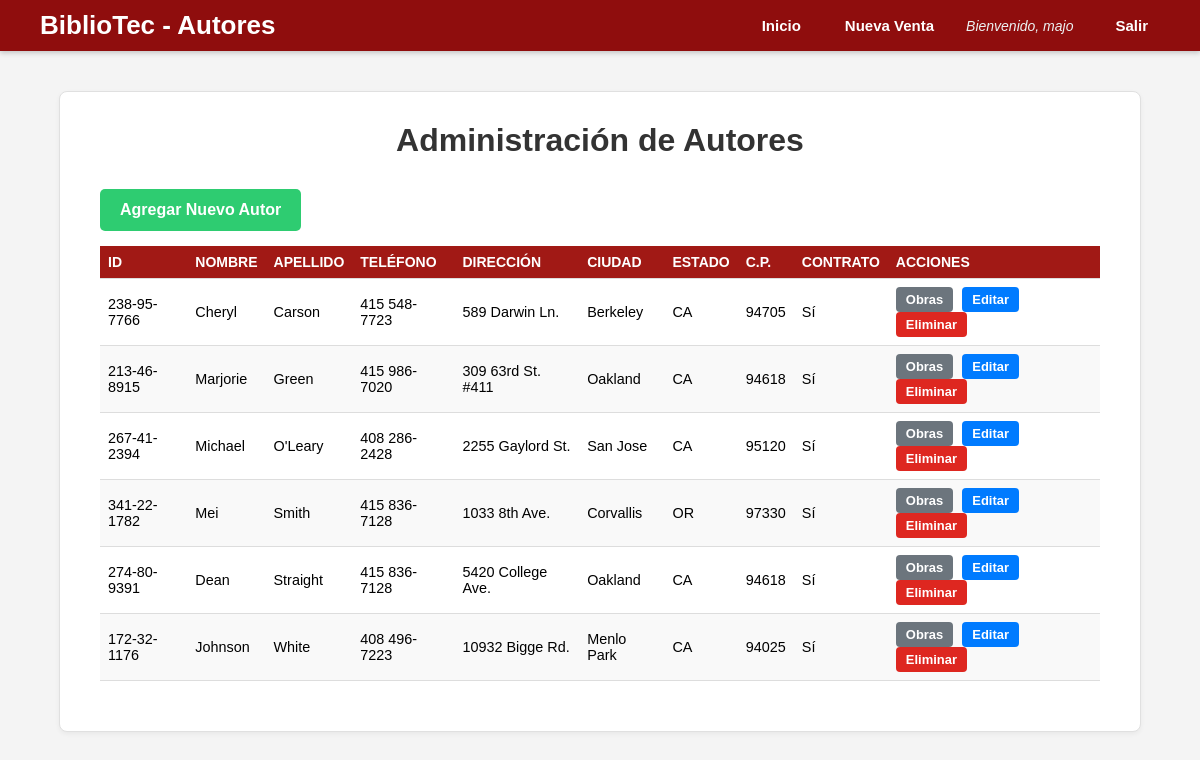
The page /autores.php (signed in) on the database its author committed.
### tables this page shows
CREATE TABLE `authors` (
  `au_id` varchar(11) NOT NULL,
  `au_lname` varchar(40) NOT NULL,
  `au_fname` varchar(20) NOT NULL,
  `phone` char(12) NOT NULL DEFAULT 'UNKNOWN',
  `address` varchar(40) DEFAULT NULL,
  `city` varchar(20) DEFAULT NULL,
  `state` char(2) DEFAULT NULL,
  `zip` char(5) DEFAULT NULL,
  `contract` tinyint(1) NOT NULL
);

### autores.php (the view, shortened to what this page needs)
<?php
require 'conexion.php';
try {
    $sql = "SELECT au_id, au_fname, au_lname, phone, address, city, state, zip, contract FROM authors ORDER BY au_lname ASC";
    $stmt = $pdo->query($sql);
    $autores = $stmt->fetchAll(PDO::FETCH_ASSOC);
} catch (PDOException $e) {
    $autores = [];
    $error_message = "Error al cargar autores: " . $e->getMessage();
}
?>
<!DOCTYPE html>
<html lang="es">
<head>
    <link rel="stylesheet" href="estilo.css">
</head>
<body>
    <header>
        <div class="header-container">
            <h1>BiblioTec - Autores</h1>
            <nav>
                <ul>
                    <li><a href="dashboard.php">Inicio</a></li>
                    <li><a href="ventas.php">Nueva Venta</a></li>
                    <li class="user-welcome">
                        Bienvenido, <?php echo htmlspecialchars($_SESSION['user_name']); ?>
                    </li>
                    <li><a href="logout.php">Salir</a></li>
                </ul>
            </nav>
        </div>
    </header>
    <main class="main-content">
        <div class="table-container">
            <h2>Administración de Autores</h2>
            <div style="margin-bottom: 15px;">
                <a href="insertar_autor.php" class="btn-dashboard btn-venta">Agregar Nuevo Autor</a>
            </div>
            <table class="history-table">
                <thead>
                    <tr>
                        <th>ID</th>
                        <th>Nombre</th>
                        <th>Apellido</th>
                        <th>Teléfono</th>
                        <th>Dirección</th>
                        <th>Ciudad</th>
                        <th>Estado</th>
                        <th>C.P.</th>
                        <th>Contrato</th>
                        <th>Acciones</th>
                    </tr>
                </thead>
                <tbody>
                    <?php if (count($autores) > 0): ?>
                        <?php foreach ($autores as $row): ?>
                            <tr>
                                <td><?php echo htmlspecialchars($row['au_id']); ?></td>
                                <td><?php echo htmlspecialchars($row['au_fname']); ?></td>
                                <td><?php echo htmlspecialchars($row['au_lname']); ?></td>
                                <td><?php echo htmlspecialchars($row['phone']); ?></td>
                                <td><?php echo htmlspecialchars($row['address']); ?></td>
                                <td><?php echo htmlspecialchars($row['city']); ?></td>
                                <td><?php echo htmlspecialchars($row['state']); ?></td>
                                <td><?php echo htmlspecialchars($row['zip']); ?></td>
                                <td><?php echo ($row['contract'] == 1) ? 'Sí' : 'No'; ?></td>
                                <td class="action-btns" style="min-width: 150px;">
                                    <a href="gestionar_libros_autor.php?id=<?php echo $row['au_id']; ?>" class="btn-dashboard btn-secondary">Obras</a>
                                    <a href="editar_autor.php?id=<?php echo $row['au_id']; ?>" class="btn-dashboard btn-primary">Editar</a>
                                    <a href="eliminar_autor.php?id=<?php echo $row['au_id']; ?>"
                                       class="btn-dashboard btn-productos"
                                       onclick="return confirm('¿Estás seguro de eliminar al autor <?php echo htmlspecialchars($row['au_fname']); ?>?');">
                                       Eliminar
                                    </a>
                                </td>
                            </tr>
                        <?php endforeach; ?>
                    <?php else: ?>
                        <tr>
                            <td colspan="10" style="text-align: center;">No se encontraron autores registrados.</td>
                        </tr>
                    <?php endif; ?>
                </tbody>
            </table>
        </div>
    </main>
</body>
</html>

### estilo.css (style rules this page uses)
body { font-family: Arial, sans-serif; margin: 0; padding: 0; background-color: #f4f4f4; }
header { background-color: #8f0d0d; color: white; padding: 10px 40px; box-shadow: 0 2px 5px rgba(0, 0, 0, 0.2); }
.header-container { display: flex; justify-content: space-between; align-items: center; max-width: 1200px; margin: 0 auto; }
header h1 { margin: 0; font-size: 26px; }
nav ul { margin: 0; padding: 0; list-style: none; display: flex; align-items: center; }
nav li { margin-left: 20px; }
nav a { text-decoration: none; color: white; font-weight: bold; font-size: 15px; padding: 8px 12px; border-radius: 4px; transition: background-color 0.3s ease; }
.user-welcome { color: #ecf0f1; font-style: italic; font-size: 14px; margin-right: 10px; }
.main-content { max-width: 1100px; margin: 40px auto; padding: 0 20px; }
.main-content h2 { font-size: 32px; color: #2d3748; margin-bottom: 30px; text-align: center; }
.btn-dashboard { display: inline-block; text-decoration: none; color: white; padding: 12px 20px; border-radius: 5px; font-weight: bold; transition: background-color 0.3s ease; }
.btn-productos { background-color: #de2720; }
.btn-venta { background-color: #2ecc71; }
.btn-primary { background-color: #007bff; color: white; }
.btn-secondary { background-color: #6c757d; color: white; }
.table-container { max-width: 1000px; margin: 0 auto; background-color: #ffffff; border: 1px solid #e0e0e0; border-radius: 8px; box-shadow: 0 2px 5px rgba(0, 0, 0, 0.05); padding: 30px 40px; }
.table-container h2 { text-align: center; margin-top: 0; margin-bottom: 30px; color: #333; }
.history-table { width: 100%; border-collapse: collapse; margin-bottom: 20px; }
.history-table th, .history-table td { padding: 12px 15px; text-align: left; border-bottom: 1px solid #ddd; }
.history-table thead { background-color: #a11915; color: white; }
.history-table thead th { font-size: 14px; text-transform: uppercase; }
.history-table tbody tr:nth-of-type(even) { background-color: #f9f9f9; }

### autores.php (style rules this page uses)
.action-btns a { padding: 5px 10px; margin-right: 5px; text-decoration: none; color: white; border-radius: 4px; font-size: 0.9em; }
.history-table th, .history-table td { font-size: 0.9em; padding: 8px; }

### rows shown on the page
authors: au_id "238-95-7766", au_fname "Cheryl", au_lname "Carson", phone "415 548-7723", address "589 Darwin Ln.", city "Berkeley", state "CA", zip "94705", contract "Sí"
authors: au_id "213-46-8915", au_fname "Marjorie", au_lname "Green", phone "415 986-7020", address "309 63rd St. #411", city "Oakland", state "CA", zip "94618", contract "Sí"
authors: au_id "267-41-2394", au_fname "Michael", au_lname "O'Leary", phone "408 286-2428", address "2255 Gaylord St.", city "San Jose", state "CA", zip "95120", contract "Sí"
authors: au_id "341-22-1782", au_fname "Mei", au_lname "Smith", phone "415 836-7128", address "1033 8th Ave.", city "Corvallis", state "OR", zip "97330", contract "Sí"
authors: au_id "274-80-9391", au_fname "Dean", au_lname "Straight", phone "415 836-7128", address "5420 College Ave.", city "Oakland", state "CA", zip "94618", contract "Sí"
authors: au_id "172-32-1176", au_fname "Johnson", au_lname "White", phone "408 496-7223", address "10932 Bigge Rd.", city "Menlo Park", state "CA", zip "94025", contract "Sí"

### other values the page prints
$_SESSION['user_name'] "majo"
